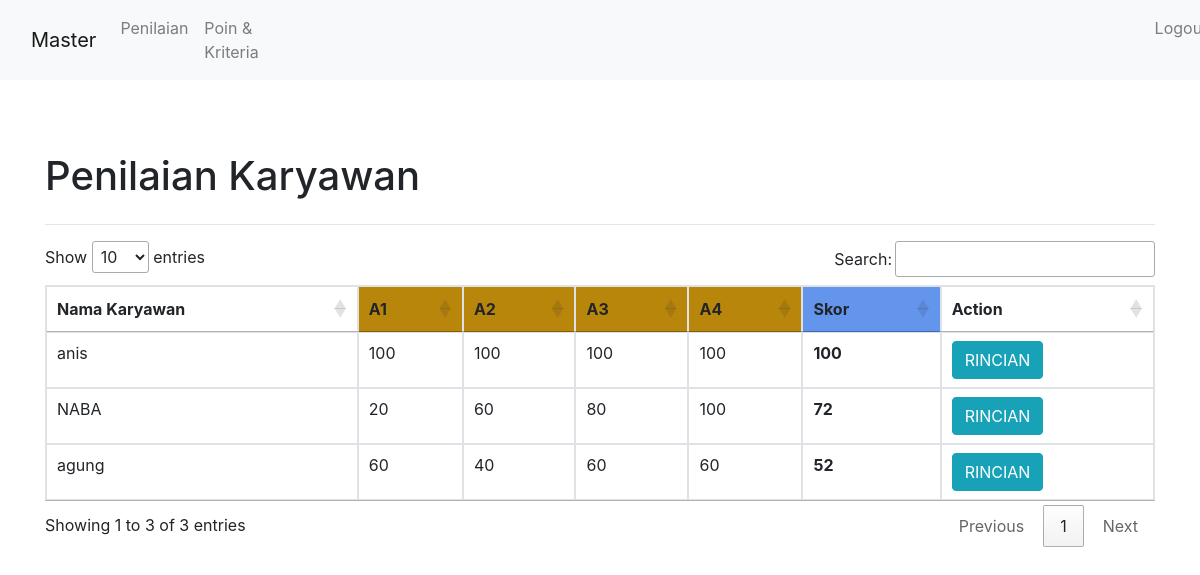
Page /dashboard/penilaian/ (signed in) on the committed database.
### nilai/models.py (models this page shows, shortened)
class  Data_Kriteria(models.Model):
    list_attr = (
        ('cost','cost'),
        ('benefit','benefit')
    )
    kode_kriteria = models.CharField(max_length=2)
    nama_kriteria = models.CharField(max_length=100)
    attribut = models.CharField(max_length=100,choices=list_attr)
    bobot = models.IntegerField()

class Data_Karyawan(models.Model):
    nama = models.CharField(max_length=100)
    no_induk = models.CharField(max_length=100)
    tanggal_lahir = models.DateField()
    alamat = models.CharField(max_length=100)
    pendidikan = models.CharField(max_length=100)
    jabatan = models.CharField(max_length=100)
    no_telp = models.CharField(max_length=100)
    skor = models.FloatField(null=True,blank=True)

class Data_Nilai_Karyawan(models.Model):
    karyawan = models.ForeignKey(Data_Karyawan, on_delete=models.CASCADE,related_name='karyawan')
    kriteria = models.ForeignKey(Data_Kriteria, on_delete=models.CASCADE,null=True)
    nilai = models.IntegerField(null=True)

### nilai/views.py (the view)
# urls.py: path('penilaian/',login_required(Penilaian,login_url='login'),name='penilaian'),
def Penilaian(r):
    data = Data_Kriteria.objects.all()
    all_data_nilai = Data_Nilai_Karyawan.objects.all()
    all_user = Data_Karyawan.objects.filter(id__in=all_data_nilai.values_list('karyawan',flat=True))
    context = {
        'a':data,
        'b':all_user,
        'c':all_data_nilai
    }
    return render(r,'penilaian.html',context)

### templates/penilaian.html (shortened to what this page needs)
{% extends "snippets/base.html" %}
{% block  content %}
<div class="container">
    <br>
    <div class="row">
        <div class="col">
            <h1>Penilaian Karyawan</h1>
        </div>
        <div class="col  text-right">
        </div>
    </div>
    <hr>
    <table class="table table-bordered" id="myTable">
        <thead>
        <tr>
            <th>Nama Karyawan</th>
            {% for x in a  %}
            <th scope="col" style="background-color:DarkGoldenRod">{{x.kode_kriteria}}</th>
            {% endfor  %}
            <th scope="col" style="background-color:CornflowerBlue">Skor</th>
            <th scope="col" >Action</th>
        </tr>
        </thead>
        <tbody>
        {% for x in b  %}
        	<tr>
                <td>{{x.nama}}</td>
                {% for c in x.karyawan.all  %}
                <td>{{c.nilai}}</td>
                {% endfor  %}
                <td><b>{{x.skor|floatformat:"0"}}</b></td>
                <td><a href="{% url 'rincian-nilai' id=x.id %}" class="btn btn-info">RINCIAN</a></td>
            </tr>
        {% endfor  %}
            </tbody>
    </table>
</div>
{% endblock content %}

### rows in the picture
Data_Kriteria: kode_kriteria "A1"
Data_Kriteria: kode_kriteria "A2"
Data_Kriteria: kode_kriteria "A3"
Data_Kriteria: kode_kriteria "A4"
Data_Karyawan: nama "agung", skor "52"
Data_Nilai_Karyawan: nilai "60"
Data_Nilai_Karyawan: nilai "40"
Data_Nilai_Karyawan: nilai "60"
Data_Nilai_Karyawan: nilai "60"
Data_Karyawan: nama "NABA", skor "72"
Data_Nilai_Karyawan: nilai "20"
Data_Nilai_Karyawan: nilai "60"
Data_Nilai_Karyawan: nilai "80"
Data_Nilai_Karyawan: nilai "100"
Data_Karyawan: nama "anis", skor "100"
Data_Nilai_Karyawan: nilai "100"
Data_Nilai_Karyawan: nilai "100"
Data_Nilai_Karyawan: nilai "100"
Data_Nilai_Karyawan: nilai "100"
